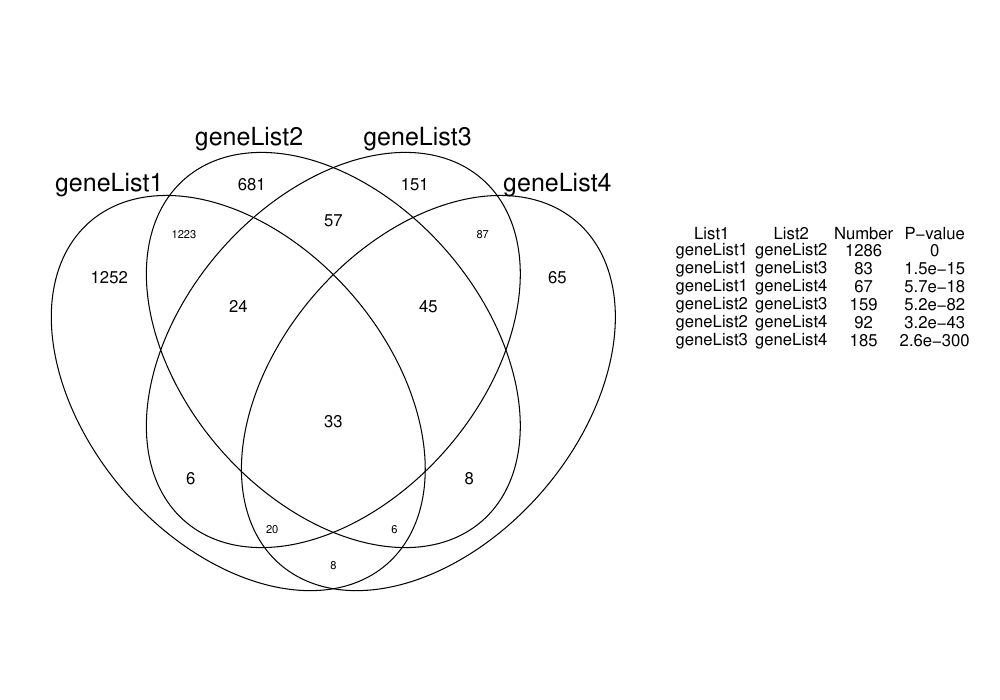

The script that saved this image:
library(magrittr)
library(GeneOverlap)
library(gplots)
library(plotrix)

options(stringsAsFactors = F)
genome <- read.table('geneOverlap_bg_tair10_genes')

geneListFiles <- c('geneList1', 'geneList2', 'geneList3', 'geneList4')
#geneListFiles <- c('geneList1', 'geneList2', 'geneList3')
#geneListFiles <- c('geneList1', 'geneList2')

gene_lst <- list()
for (i in 1:length(geneListFiles)) {
  gene_lst[[i]] <- read.table(geneListFiles[i])$V1 %>% unique()
}
names(gene_lst) <- geneListFiles

mat <- NULL
for (i in 1:(length(gene_lst)-1)) {
  for (j in (i+1):length(gene_lst)) {
    go.obj <- newGeneOverlap(gene_lst[[i]], gene_lst[[j]], genome.size=nrow(genome)) %>% testGeneOverlap()
    num <- getIntersection(go.obj) %>% length()
    p <- getPval(go.obj) %>% format(digits=2)
    mat <- rbind(mat, c(names(gene_lst)[i], names(gene_lst)[j], num, p))
  }
}
colnames(mat) <- c('List1', 'List2', 'Number', 'P-value')

pdf('gene_overlap.pdf', wid=10)
layout(matrix(c(1,2),nrow=1), wid=c(2,1))
par(mar=c(2,2,2,2))
par(xpd=T)
venn(gene_lst)
plot(0, type='n', xaxt='n', yaxt='n', bty='n')
addtable2plot(0.45, 0, mat, display.rownames=F, display.colnames=T, bty='n')
dev.off()

